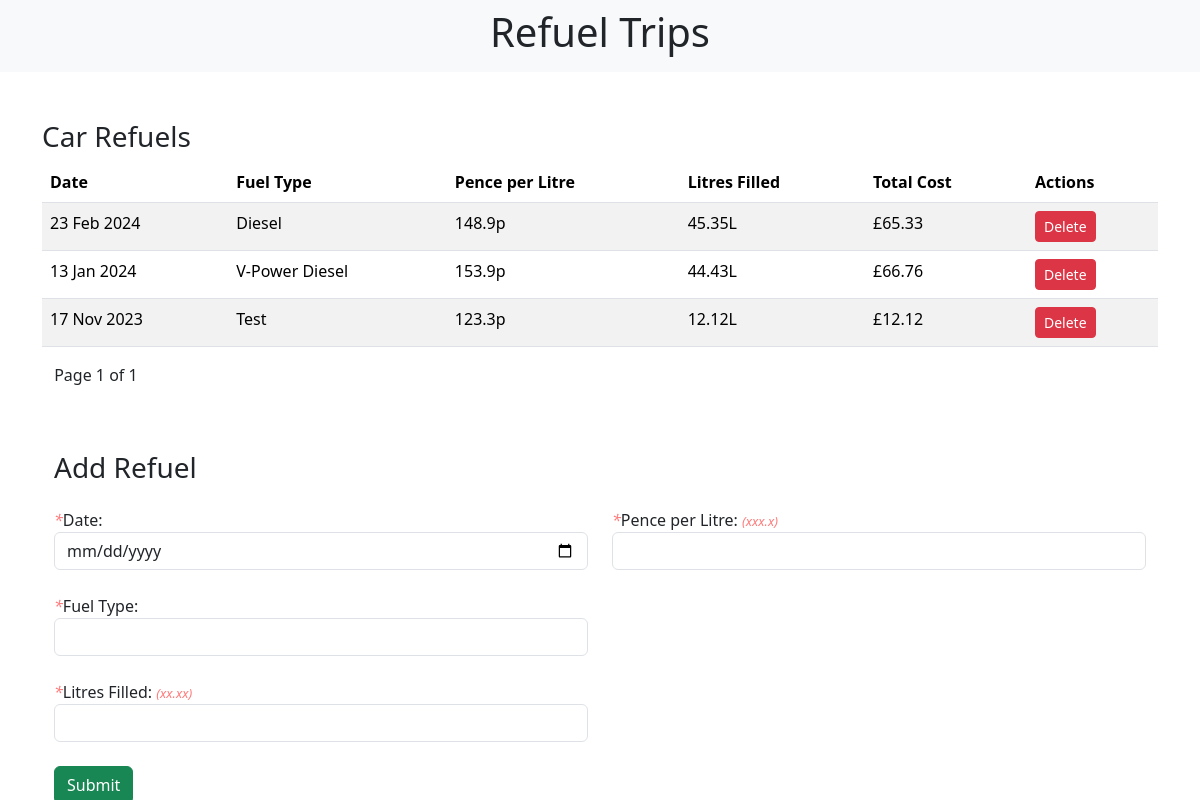
Page /?page=3 on the earlier database version.
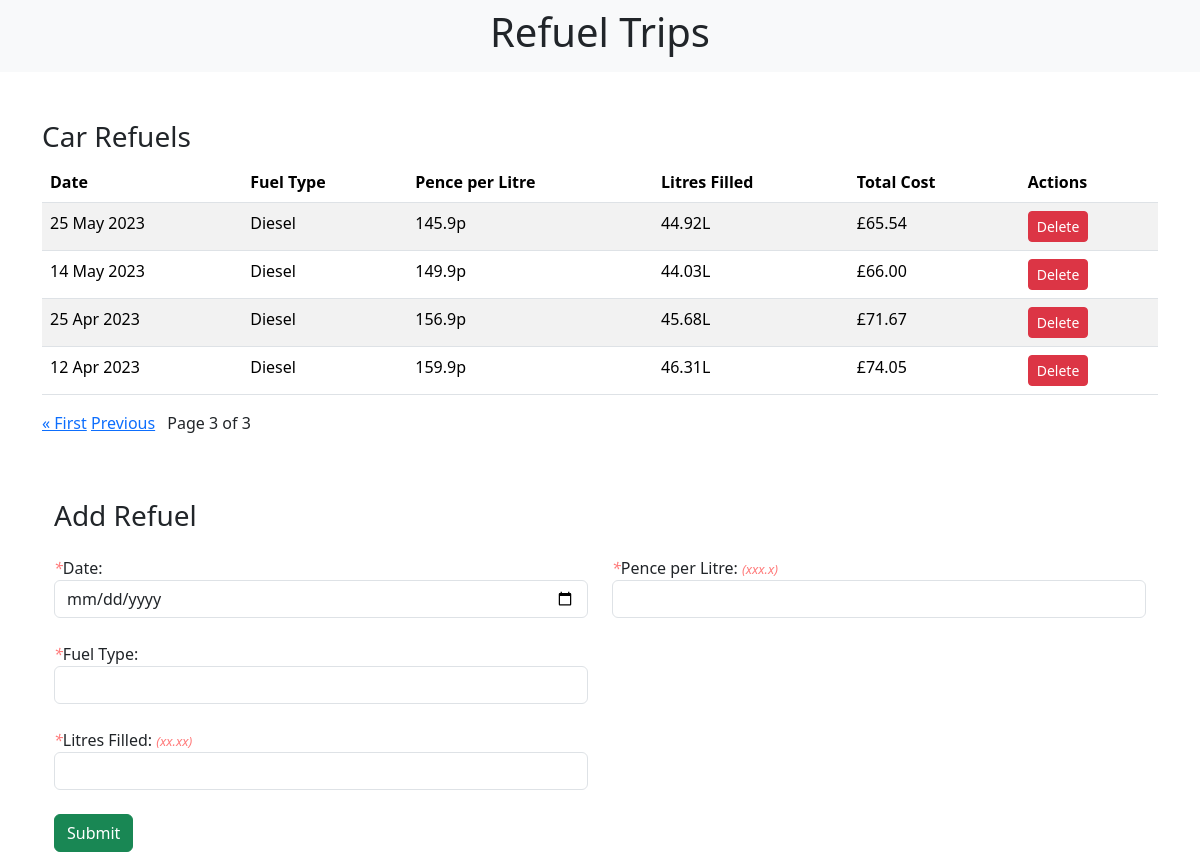
Same page on the later database version.
### refuels/models.py (models this page shows, shortened)
class RefuelSession(models.Model):
    date = models.DateField()
    fuel_type = models.CharField(max_length=20)
    pence_per_litre = models.DecimalField(max_digits=4, decimal_places=1)
    litres_filled = models.DecimalField(max_digits=5, decimal_places=2)
    total_cost = models.DecimalField(max_digits=5, decimal_places=2)

### refuels/views.py (the view)
# urls.py: path('', include('refuels.urls')),
def refuels(request):
    items = RefuelSession.objects.order_by('-date')  # Sort by date from newest to oldest
    paginator = Paginator(items, 6)
    page = request.GET.get('page')
    try:
        refuels = paginator.page(page)
    except PageNotAnInteger:
        refuels = paginator.page(1)
    except EmptyPage:
        refuels = paginator.page(paginator.num_pages)
    if request.method == 'DELETE':
        refuel_id = request.POST.get('refuel_id')
        refuel = get_object_or_404(RefuelSession, pk=refuel_id)
        refuel.delete()
        return JsonResponse({'message': 'Refuel session deleted successfully'}, status=200)
    elif request.method == 'POST':
        form = RefuelForm(request.POST)
        if form.is_valid():
            form.save()
            return HttpResponseRedirect('/')
    else:
        form = RefuelForm()
    return render(request, 'refuel_form.html', {'form': form, 'refuels': refuels})

### refuels/forms.py
class RefuelForm(forms.ModelForm):
    class Meta:
        model = RefuelSession
        fields = ['date', 'fuel_type', 'pence_per_litre', 'litres_filled']

### refuels/templates/refuel_form.html (shortened to what this page needs)
{% extends 'base.html' %}
{% block content %}
<br><br>
    <div class="table-responsive">
        <h3>Car Refuels</h3>
        <table class="table table-striped">
            <thead>
                <tr>
                    <th>Date</th>
                    <th>Fuel Type</th>
                    <th>Pence per Litre</th>
                    <th>Litres Filled</th>
                    <th>Total Cost</th>
                    <th>Actions</th>
                </tr>
            </thead>
            <tbody>
                {% for refuel in refuels|dictsortreversed:"date" %}
                    <tr>
                        <td>{{ refuel.date|date:'d M Y' }}</td>
                        <td>{{ refuel.fuel_type }}</td>
                        <td>{{ refuel.pence_per_litre }}p</td>
                        <td>{{ refuel.litres_filled }}L</td>
                        <td>£{{ refuel.total_cost }}</td>
                        <td>
                            <button class="btn btn-danger btn-sm delete-refuel" data-refuel-id="{{ refuel.id }}" data-csrf-token="{{ csrf_token }}">Delete</button>
                        </td>
                    </tr>
                {% endfor %}
            </tbody>
        </table>
    </div>
    <div class="pagination">
        <p class="step-links">
            {% if refuels.has_previous %}
                <a href="?page=1">&laquo; First</a>
                <a href="?page={{ refuels.previous_page_number }}">Previous</a>
            {% endif %}
            <p class="current">
                &ensp; Page {{ refuels.number }} of {{ refuels.paginator.num_pages }} &ensp;
            </p>
        </p>
    </div>
    <div class="container mt-5">
        <h3 class="mb-4">Add Refuel</h3>
        <form method="post">
            <div class="row">
                <div class="col-md-6">
                    <div class="form-group">
                        <label for="date"><span>*</span>Date:</label>
                        <input type="date" class="form-control" id="date" name="date">
                        <br>
                    </div>
                    <div class="form-group">
                        <label for="fuel_type"><span>*</span>Fuel Type:</label>
                        <input type="text" class="form-control" id="fuel_type" name="fuel_type">
                        <br>
                    </div>
                    <div class="form-group">
                        <label for="litres_filled"><span>*</span>Litres Filled: <span class="field-hint">(xx.xx)</span></label>
                        <input type="number" class="form-control" id="litres_filled" name="litres_filled" step="0.01">
                        <br>
                    </div>
                </div>
                <div class="col-md-6">
                    <div class="form-group">
                        <label for="pence_per_litre"><span>*</span>Pence per Litre: <span class="field-hint">(xxx.x)</span></label>
                        <input type="number" class="form-control" id="pence_per_litre" name="pence_per_litre" step="0.01">
                        <br>
                    </div>
                </div>
            </div>
            <button type="submit" class="btn btn-success">Submit</button>
        </form>
    </div>
{% endblock %}

Differences in the rows shown:
removed RefuelSession: date "23 Feb 2024", fuel_type "Diesel", pence_per_litre "148.9", litres_filled "45.35", total_cost "65.33"
removed RefuelSession: date "13 Jan 2024", fuel_type "V-Power Diesel", pence_per_litre "153.9", litres_filled "44.43", total_cost "66.76"
removed RefuelSession: date "17 Nov 2023", fuel_type "Test", pence_per_litre "123.3", litres_filled "12.12", total_cost "12.12"
added RefuelSession: date "25 May 2023", fuel_type "Diesel", pence_per_litre "145.9", litres_filled "44.92", total_cost "65.54"
added RefuelSession: date "14 May 2023", fuel_type "Diesel", pence_per_litre "149.9", litres_filled "44.03", total_cost "66.00"
added RefuelSession: date "25 Apr 2023", fuel_type "Diesel", pence_per_litre "156.9", litres_filled "45.68", total_cost "71.67"
added RefuelSession: date "12 Apr 2023", fuel_type "Diesel", pence_per_litre "159.9", litres_filled "46.31", total_cost "74.05"
Other differences:
{{ refuels.number }}: "1" → "3"
{{ refuels.paginator.num_pages }}: "1" → "3"
text now shown: "« First Previous"
